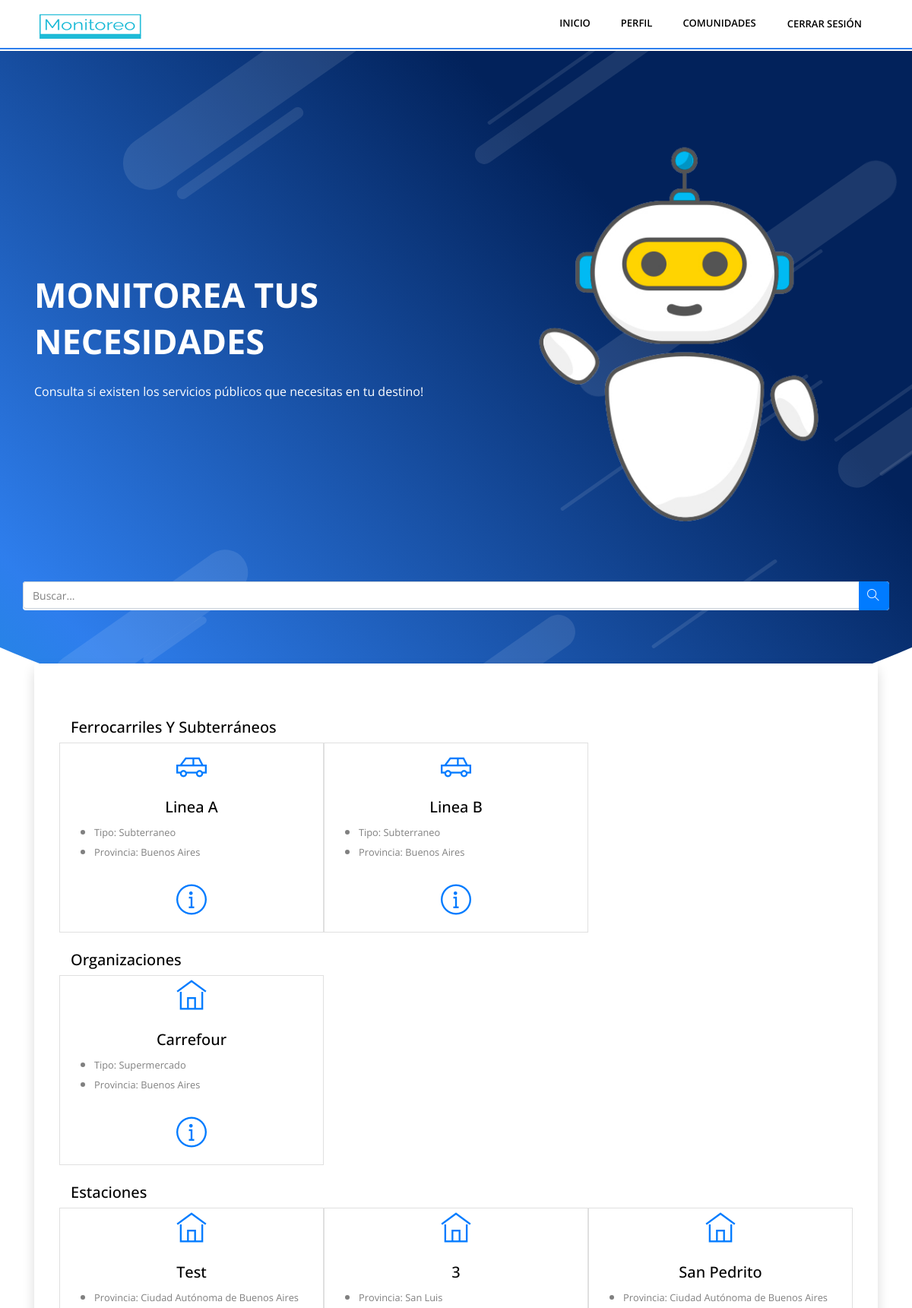
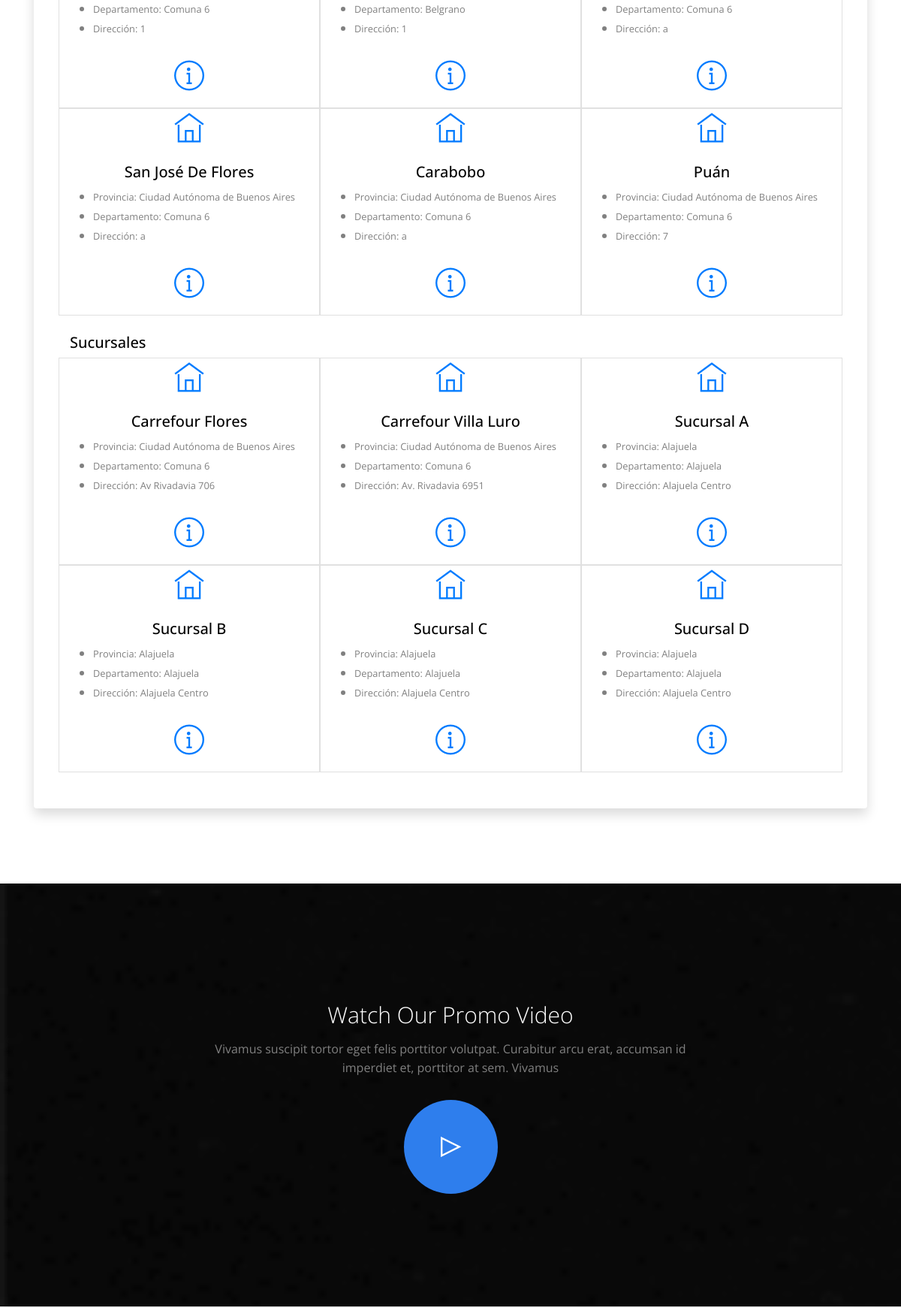
Screenshot of / (signed in, upper part) with the database file from the repository (2 pictures, top to bottom).
### Aplicaciones/Monitoreo/models.py (models this page shows, shortened)
class Entidad(models.Model):
    nombre = models.CharField(max_length=100)
    provincia = models.CharField(max_length=20, null=True)
    foto = models.ImageField(upload_to='profile_pics/', blank=True, null=True)
    class Meta:
        abstract = True

class LineaTransporte(Entidad):
    TIPO_CHOICES = (
        ('Subterraneo', 'Subterráneo'),
        ('Ferrocarril', 'Ferrocarril'),
    )
    estacion_origen = models.ForeignKey(Estacion, related_name='estacion_origen', on_delete=models.CASCADE)
    estacion_destino = models.ForeignKey(Estacion, related_name='estacion_destino', on_delete=models.CASCADE)
    estaciones_intermedias = models.ManyToManyField(Estacion, related_name='estaciones_intermedias')
    tipo_transporte = models.CharField(max_length=20, choices=TIPO_CHOICES)

class Organizacion(Entidad):
    TIPO_CHOICES = (
        ('Supermercado', 'Supermercado'),
        ('Centro Comunal', 'Centro Comunal'),
        ('Banco', 'Banco'),
    )
    tipo_organizacion = models.CharField(max_length=20, choices=TIPO_CHOICES)

class Establecimiento(models.Model):
    nombre = models.CharField(max_length=30)
    provincia = models.CharField(max_length=50, null=True)
    departamento = models.CharField(max_length=50, null=True)
    foto = models.ImageField(upload_to='profile_pics/', blank=True, null=True)
    class Meta:
        abstract = True

class Estacion(Establecimiento):
    ubicacion_geografica = models.CharField(max_length=30)

class Sucursal(Establecimiento):
    ubicacion_geografica = models.CharField(max_length=30)
    organizacion = models.ForeignKey(Organizacion, on_delete=models.CASCADE, related_name='organizacion')

### Aplicaciones/Monitoreo/views.py (the view, shortened to what this page needs)
# urls.py: path('', views.home_view, name='index'),
@login_required
@user_passes_test(lambda u: not u.is_superuser, login_url='/admin/')
def home_view(request):
    queryset = request.GET.get("buscar")
    lineas = LineaTransporte.objects.all()[:6]
    organizaciones = Organizacion.objects.all()[:6]
    estaciones = Estacion.objects.all()[:6]
    sucursales = Sucursal.objects.all()[:6]
    group_names = requestGroups(request)
    perfil_usuario = get_object_or_404(Perfil, user=request.user)
    context = {
        'request':request,
        'groups':group_names,
        'perfil_usuario': perfil_usuario,
        'lineas':lineas,
        'organizaciones':organizaciones,
        'estaciones':estaciones,
        'sucursales':sucursales,
    }
    return render(request, 'index.html', context)

### Aplicaciones/Monitoreo/views.py (called while the page is built)
def requestGroups(request):
    user = request.user
    user_groups = user.groups.all()
    group_names = [group.name for group in user_groups]
    return group_names

### Aplicaciones/Monitoreo/templates/index.html (shortened to what this page needs)
{% load static %}
<!DOCTYPE html>
<html lang="en">
{% include 'fragments/head.html' %}
<body class="body-wrapper" data-spy="scroll" data-target=".privacy-nav">
	{% include 'fragments/header.html' %}
<section class="section gradient-banner">
	<div class="shapes-container">
		<div class="shape" data-aos="fade-down-left" data-aos-duration="1500" data-aos-delay="100"></div>
		<div class="shape" data-aos="fade-down" data-aos-duration="1000" data-aos-delay="100"></div>
		<div class="shape" data-aos="fade-up-right" data-aos-duration="1000" data-aos-delay="200"></div>
		<div class="shape" data-aos="fade-up" data-aos-duration="1000" data-aos-delay="200"></div>
		<div class="shape" data-aos="fade-down-left" data-aos-duration="1000" data-aos-delay="100"></div>
		<div class="shape" data-aos="fade-down-left" data-aos-duration="1000" data-aos-delay="100"></div>
		<div class="shape" data-aos="fade-down-right" data-aos-duration="500" data-aos-delay="200"></div>
	</div>
	<div class="container">
		<div class="row align-items-center">
			<div class="col-md-6 order-2 order-md-1 text-center text-md-left">
				<div  data-aos="fade-down-right" data-aos-duration="500" data-aos-delay="0">
				<h1 class="text-white font-weight-bold mb-4">MONITOREA TUS NECESIDADES</h1>
				<p class="text-white mb-5">Consulta si existen los servicios públicos que necesitas en tu destino!</p>
			</div>
			</div>
			<div class="col-md-6 text-center order-1 order-md-2">
				<div  data-aos="fade-down-left" data-aos-duration="500" data-aos-delay="0">
				<img class="img-fluid" src="{% static 'images/boti.png' %}" alt="screenshot">
			</div>
			</div>
			<div class="col-md-12 text-center order-1 order-md-2 bg-white rounded" style="padding: 0px;">
				<form method="get" style="width: 100%;">
				<div class="input-group" style="height: 100%;">
							<input type="text" class="form-control" style="height: 100%;" placeholder="Buscar..."  name="buscar" value="{{ request.GET.buscar}}">
						<div class="input-group-append">
						<button type="submit" class="btn btn-primary" style="height: 100%; padding-left: 10px;">
							<i class="ti-search h1" style="font-size: 1rem;"></i>
						</button>
						</div>
				</div>
			</form>
			</div>
		</div>
	</div>
</section>
<section class="section pt-0 position-relative pull-top">
	<div class="container">
		<div class="rounded shadow p-5 bg-white">
			{% if lineas  %}
			<h3 class="mt-4 text-capitalize h5 ">Ferrocarriles y Subterráneos</h3>
			<div class="row">
				{% for linea in  lineas %}
					<div class="col-lg-4 col-md-6 mt-5 mt-md-0 text-center" style="border: 0.5px solid #e0e0e0; padding: 5px;margin: 0px;" >
						<i class="ti-car text-primary h1"></i>
						<h3 class="mt-4 text-capitalize h5 ">{{  linea.nombre }}</h3>
						<p class="regular text-muted ">
							<ul class="text-md-left">
								<li><small>Tipo: {{ linea.tipo_transporte}}</small></li>
								<li><small>Provincia: {{ linea.provincia}}</small></li>
							</ul>
						</p>
						<a href="{% url 'entidad' id=linea.id tipo='lineatransporte' %}" class="btn btn-rounded-icon "><i class="ti-info-alt text-primary h1"></i></a>
					</div>
				{% endfor %}
			</div>
				{% endif %}
				{% if organizaciones  %}
				<h3 class="mt-4 text-capitalize h5 ">Organizaciones</h3>
				<div class="row">
				{% for organizacion in organizaciones %}
						<div class="col-lg-4 col-md-6 mt-5 mt-md-0 text-center" style="border: 0.5px solid #e0e0e0; padding: 5px;margin: 0px;">
							<i class="ti-home text-primary h1"></i>
							<h3 class="mt-4 text-capitalize h5 ">{{  organizacion.nombre }}</h3>
							<p class="regular text-muted ">
								<ul class="text-md-left">
									<li><Small>Tipo: {{ organizacion.tipo_organizacion}}</Small></li>
									<li><small>Provincia: {{ organizacion.provincia}}</small></li>
								</ul>
							</p>
								<a href="{% url 'entidad' id=organizacion.id tipo='organizacion' %}" class="btn btn-rounded-icon "><i class="ti-info-alt text-primary h1"></i></a>
						</div>
				{% endfor %}
				</div>
				{% endif %}
				{% if estaciones  %}
				<h3 class="mt-4 text-capitalize h5 ">Estaciones</h3>
				<div class="row">
				{% for estacion in estaciones %}
						<div class="col-lg-4 col-md-6 mt-5 mt-md-0 text-center" style="border: 0.5px solid #e0e0e0; padding: 5px;margin: 0px;">
							<i class="ti-home text-primary h1"></i>
							<h3 class="mt-4 text-capitalize h5 ">{{  estacion.nombre }}</h3>
							<p class="regular text-muted ">
								<ul class="text-md-left">
									<li><small>Provincia: {{ estacion.provincia}}</small></li>
									<li><small>Departamento: {{ estacion.departamento}}</small></li>
									<li><small>Dirección: {{ estacion.ubicacion_geografica}}</small></li>
								</ul>
							</p>
								<a href="{% url 'establecimiento' id=estacion.id tipo='estacion' %}" class="btn btn-rounded-icon "><i class="ti-info-alt text-primary h1"></i></a>
						</div>
				{% endfor %}
				</div>
				{% endif %}
				{% if sucursales  %}
				<h3 class="mt-4 text-capitalize h5 ">Sucursales</h3>
				<div class="row">
				{% for sucursal in sucursales %}
						<div class="col-lg-4 col-md-6 mt-5 mt-md-0 text-center" style="border: 0.5px solid #e0e0e0; padding: 5px;margin: 0px;">
							<i class="ti-home text-primary h1"></i>
							<h3 class="mt-4 text-capitalize h5 ">{{  sucursal.nombre }}</h3>
							<ul class="text-md-left">
								<li><small>Provincia: {{ sucursal.provincia}}</small></li>
								<li><small>Departamento: {{ sucursal.departamento}}</small></li>
								<li><small>Dirección: {{ sucursal.ubicacion_geografica}}</small></li>
							</ul>
								<a href="{% url 'establecimiento' id=sucursal.id tipo='sucursal' %}" class="btn btn-rounded-icon "><i class="ti-info-alt text-primary h1"></i></a>
						</div>
				{% endfor %}
				</div>
				{% endif %}
			</div>
		</div>
</section>
<section class="video-promo section bg-1">
	<div class="container">
		<div class="row">
			<div class="col-lg-12">
				<div class="content-block">
					<h2>Watch Our Promo Video</h2>
					<p>Vivamus suscipit tortor eget felis porttitor volutpat. Curabitur arcu erat, accumsan id imperdiet et,
						porttitor at sem. Vivamus </p>
					<a data-fancybox href="https://www.youtube.com/watch?v=jrkvirglgaQ">
						<i class="ti-control-play video"></i>
					</a>
				</div>
			</div>
		</div>
	</div>
</section>
</body>
</html>

### Aplicaciones/Monitoreo/static/css/style.css (style rules this page uses)
body { font-family: "Open Sans", sans-serif; -webkit-font-smoothing: antialiased; }
h1, h2, h3, h4, h5, h6 { font-family: "Open Sans", sans-serif; color: #000; font-weight: 300; }
h1 { font-size: 45px; line-height: 61px; }
h2 { font-size: 40px; line-height: 50px; }
h3 { font-size: 20px; line-height: 30px; }
p, li, blockquote, label { font-size: 16px; letter-spacing: 0; line-height: 25px; color: #808080; margin-bottom: 0; }
body { overflow-x: hidden; }
.shadow, .coming-soon .block .count-down .syotimer-cell, .user-login .block .image img, .privacy .block, .job-list .block, .team-sm .image img, .founder img, .service .service-box { box-shadow: 0 7px 20px 0 rgba(0, 0, 0, 0.08); }
a { font-size: inherit; color: inherit; }
.bg-1 { background: url(../images/background/promo-video-back.jpg) fixed no-repeat; background-size: cover; }
.section { padding: 100px 0; }
.video { position: relative; }
.video:before { border-radius: 3px; }
.btn { text-transform: uppercase; }
.btn-rounded-icon { border-radius: 100px; color: #fff; border: 1px solid #fff; padding: 13px 50px; }
.video-promo { padding: 150px 0; }
.video-promo .content-block { width: 60%; margin: 0 auto; text-align: center; }
.video-promo .content-block h2 { font-size: 30px; color: #fff; }
.video-promo .content-block p { margin-bottom: 30px; }
.video-promo .content-block a i.video { height: 125px; width: 125px; background: #2e7eed; display: inline-block; font-size: 40px; color: #fff; text-align: center; line-height: 125px; border-radius: 100%; }
.gradient-banner { padding: 100px 0 170px; position: relative; overflow: hidden; }
.gradient-banner::before { position: absolute; content: ""; bottom: 0; left: 50%; transform: translateX(-50%); width: 200%; height: 200%; border-radius: 50%; background-image: linear-gradient(45deg, #009EC5 0%, #2e7eed 20%, #02225B 50%); }
.pull-top { margin-top: -100px; }
.shapes-container { position: absolute; overflow: hidden; top: 0; left: 0; right: 0; bottom: 0; }
.shapes-container .shape { position: absolute; }
.shapes-container .shape::before { content: ""; top: 0; bottom: 0; left: 0; right: 0; background-color: rgba(255, 255, 255, 0.1); transform: rotate(-35deg); position: absolute; border-radius: 50px; }
.shapes-container .shape:nth-child(1) { top: 2%; left: 11%; width: 400px; height: 70px; }
.shapes-container .shape:nth-child(2) { top: 14%; left: 18%; width: 200px; height: 15px; }
.shapes-container .shape:nth-child(3) { top: 80%; left: 4%; width: 300px; height: 60px; }
.shapes-container .shape:nth-child(4) { top: 85%; left: 15%; width: 100px; height: 10px; }
.shapes-container .shape:nth-child(5) { top: 5%; left: 50%; width: 300px; height: 25px; }
.shapes-container .shape:nth-child(6) { top: 4%; left: 52%; width: 200px; height: 5px; }
.shapes-container .shape:nth-child(8) { top: 55%; left: 95%; width: 200px; height: 5px; }

### rows the page displays
LineaTransporte: nombre "Linea A", tipo_transporte "Subterraneo", provincia "Buenos Aires"
LineaTransporte: nombre "Linea B", tipo_transporte "Subterraneo", provincia "Buenos Aires"
Organizacion: nombre "Carrefour", tipo_organizacion "Supermercado", provincia "Buenos Aires"
Estacion: nombre "Test", provincia "Ciudad Autónoma de Buenos Aires", departamento "Comuna 6", ubicacion_geografica "1"
Estacion: nombre "3", provincia "San Luis", departamento "Belgrano", ubicacion_geografica "1"
Estacion: nombre "San Pedrito", provincia "Ciudad Autónoma de Buenos Aires", departamento "Comuna 6", ubicacion_geografica "a"
Estacion: nombre "San José De Flores", provincia "Ciudad Autónoma de Buenos Aires", departamento "Comuna 6", ubicacion_geografica "a"
Estacion: nombre "Carabobo", provincia "Ciudad Autónoma de Buenos Aires", departamento "Comuna 6", ubicacion_geografica "a"
Estacion: nombre "Puán", provincia "Ciudad Autónoma de Buenos Aires", departamento "Comuna 6", ubicacion_geografica "7"
Sucursal: nombre "Carrefour Flores", provincia "Ciudad Autónoma de Buenos Aires", departamento "Comuna 6", ubicacion_geografica "Av Rivadavia 706"
Sucursal: nombre "Carrefour Villa Luro", provincia "Ciudad Autónoma de Buenos Aires", departamento "Comuna 6", ubicacion_geografica "Av. Rivadavia 6951"
Sucursal: nombre "Sucursal A", provincia "Alajuela", departamento "Alajuela", ubicacion_geografica "Alajuela Centro"
Sucursal: nombre "Sucursal B", provincia "Alajuela", departamento "Alajuela", ubicacion_geografica "Alajuela Centro"
Sucursal: nombre "Sucursal C", provincia "Alajuela", departamento "Alajuela", ubicacion_geografica "Alajuela Centro"
Sucursal: nombre "Sucursal D", provincia "Alajuela", departamento "Alajuela", ubicacion_geografica "Alajuela Centro"
